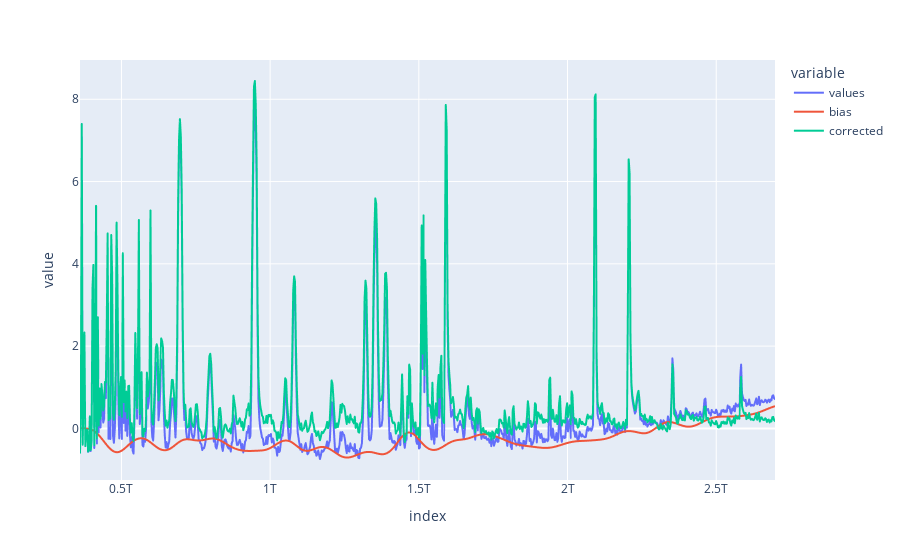

Notebook code cell kept with this figure:
### Markdown cell above
Filtrage des hautes fréquences et soustraction du biais :

### Code cell
if (tools.NOISE_FREQ is None):
    newdf['corrected'] = newdf['values'] - newdf['bias']
else :
    newdf['corrected'] = tools.butter_lowpass_filter(newdf['values'], tools.NOISE_FREQ, 1/tools.PERIOD*1000) # on perd la hauteur relative entre les pics parfois
    newdf['corrected'] = newdf['corrected'] - newdf['bias']
newdf.plot()

### Figure 1 — Plotly figure (JSON) as saved in the notebook; plotly's stock layout.template omitted (floating-point values rounded to 4 significant figures; data arrays with more than 128 entries replaced by an {"elided": "..."} marker saying what was removed)
{"data": [{"hovertemplate": "variable=values<br>index=%{x}<br>value=%{y}<extra></extra>", "legendgroup": "values", "line": {"color": "#636efa", "dash": "solid"}, "mode": "lines", "name": "values", "showlegend": true, "type": "scattergl", "x": {"elided": "780 int values"}, "xaxis": "x", "y": {"elided": "780 float values"}, "yaxis": "y"}, {"hovertemplate": "variable=bias<br>index=%{x}<br>value=%{y}<extra></extra>", "legendgroup": "bias", "line": {"color": "#EF553B", "dash": "solid"}, "mode": "lines", "name": "bias", "showlegend": true, "type": "scattergl", "x": {"elided": "780 int values"}, "xaxis": "x", "y": {"elided": "780 float values"}, "yaxis": "y"}, {"hovertemplate": "variable=corrected<br>index=%{x}<br>value=%{y}<extra></extra>", "legendgroup": "corrected", "line": {"color": "#00cc96", "dash": "solid"}, "mode": "lines", "name": "corrected", "showlegend": true, "type": "scattergl", "x": {"elided": "780 int values"}, "xaxis": "x", "y": {"elided": "780 float values"}, "yaxis": "y"}], "layout": {"legend": {"title": {"text": "variable"}, "tracegroupgap": 0}, "margin": {"t": 60}, "xaxis": {"anchor": "y", "domain": [0, 1], "title": {"text": "index"}}, "yaxis": {"anchor": "x", "domain": [0, 1], "title": {"text": "value"}}}}
